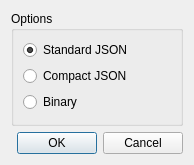
<?xml version="1.0" encoding="UTF-8"?>
<ui version="4.0">
 <class>CMFOptionsDialog</class>
 <widget class="QDialog" name="CMFOptionsDialog">
  <property name="geometry">
   <rect>
    <x>0</x>
    <y>0</y>
    <width>194</width>
    <height>165</height>
   </rect>
  </property>
  <property name="maximumSize">
   <size>
    <width>194</width>
    <height>165</height>
   </size>
  </property>
  <property name="windowTitle">
   <string>Options</string>
  </property>
  <property name="modal">
   <bool>true</bool>
  </property>
  <layout class="QVBoxLayout" name="verticalLayout">
   <item>
    <widget class="QGroupBox" name="gbOptions">
     <property name="title">
      <string>Options</string>
     </property>
     <layout class="QFormLayout" name="formLayout">
      <item row="0" column="0">
       <widget class="QRadioButton" name="rbStd">
        <property name="toolTip">
         <string>Human-readable, indented JSON. Largest file size.</string>
        </property>
        <property name="text">
         <string>Standard JSON</string>
        </property>
        <property name="checked">
         <bool>true</bool>
        </property>
       </widget>
      </item>
      <item row="1" column="0">
       <widget class="QRadioButton" name="rbCompact">
        <property name="toolTip">
         <string>Human-readable JSON, compacted for a smaller file size.</string>
        </property>
        <property name="text">
         <string>Compact JSON</string>
        </property>
       </widget>
      </item>
      <item row="2" column="0">
       <widget class="QRadioButton" name="rbBinary">
        <property name="toolTip">
         <string>Machine-readable binary for quicker load times.</string>
        </property>
        <property name="text">
         <string>Binary</string>
        </property>
       </widget>
      </item>
     </layout>
    </widget>
   </item>
   <item>
    <widget class="QDialogButtonBox" name="buttonBox">
     <property name="orientation">
      <enum>Qt::Horizontal</enum>
     </property>
     <property name="standardButtons">
      <set>QDialogButtonBox::Cancel|QDialogButtonBox::Ok</set>
     </property>
    </widget>
   </item>
  </layout>
 </widget>
 <resources/>
 <connections>
  <connection>
   <sender>buttonBox</sender>
   <signal>accepted()</signal>
   <receiver>CMFOptionsDialog</receiver>
   <slot>accept()</slot>
   <hints>
    <hint type="sourcelabel">
     <x>248</x>
     <y>254</y>
    </hint>
    <hint type="destinationlabel">
     <x>157</x>
     <y>274</y>
    </hint>
   </hints>
  </connection>
  <connection>
   <sender>buttonBox</sender>
   <signal>rejected()</signal>
   <receiver>CMFOptionsDialog</receiver>
   <slot>reject()</slot>
   <hints>
    <hint type="sourcelabel">
     <x>316</x>
     <y>260</y>
    </hint>
    <hint type="destinationlabel">
     <x>286</x>
     <y>274</y>
    </hint>
   </hints>
  </connection>
 </connections>
</ui>
